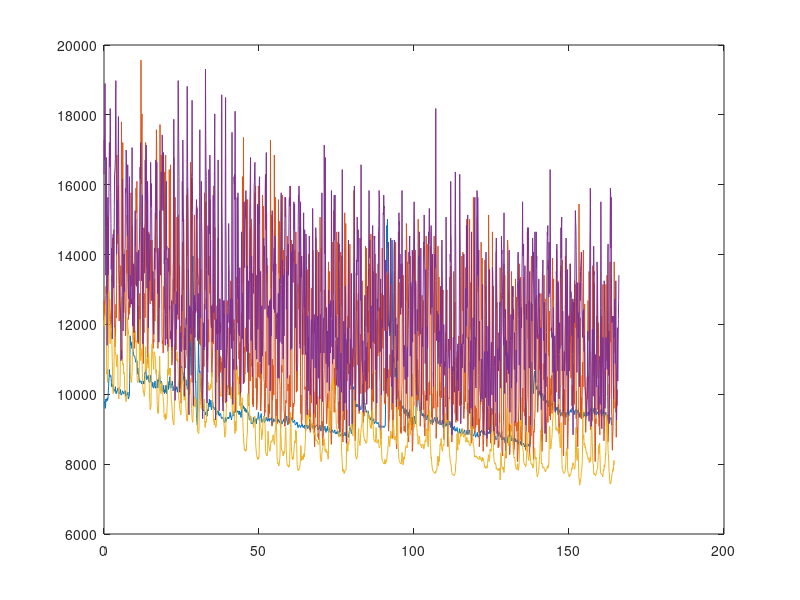

Here is the MATLAB script that generated this plot: (Note: this script raises an error after producing the figure.)
%% Computational Intelligence Project 2016 -
%  Main script file.
%
%  authors: Paolo Sassi - Matteo Rotundo
%
% Clear the workspace and close all the windows.
clearvars;
close all;
% Load the dataset
load('data.mat');

%% We make a preliminary check on the data by drawing some plots.

% At first we plot the different activities by the first sensor on the
% first volunteer.

plot(data{1,1}(:,4),data{1,1}(:,1));
hold on;
plot(data{2,1}(:,4),data{2,1}(:,1));
plot(data{3,1}(:,4),data{3,1}(:,1));
plot(data{4,1}(:,4),data{4,1}(:,1));
hold off;

%% Separate Data (each sensor is considered as an indipendent dataset)
% We divide the data by putting each sensor output for each volunteer in a
% different matrix, and we get rid of the time column.

global sensor;
global timestamps;

sensor = cell(1,3);
timestamps = cell(4,10);

for i=1:4
    for j=1:10
        sensor{1} = [sensor{1} data{i,j}(:,1)];
        sensor{2} = [sensor{2} data{i,j}(:,2)];
        sensor{3} = [sensor{3} data{i,j}(:,3)];
        timestamps{i,j} = [timestamps{i,j} data{i,j}(:,4)];
    end;
end;

% The data has been stored ordering first the volunteer and then the
% activity.

%% Features extraction
% Variance

feat_variance = cell(1,3);

for i=1:3
    for j=1:40
        feat_variance{i} = [feat_variance{i} var(sensor{i}(:,j))];
    end;
end;


%% Build the target vectors for the sensors.
% The target vectors will be the same for all sensors. We have 4 possible
% activites, so each target vector will be a four elements vector in which
% just the element corresponding to the activity will be 1.
% The activity are ordered as:
% 1 - supine position;
% 2 - walking;
% 3 - dorsiflexion standing;
% 4 - stairs climbing.

global pat_targets;

pat_targets_old = [ones(1,10) zeros(1,10) zeros(1,10) zeros(1,10);
               zeros(1,10) ones(1,10) zeros(1,10) zeros(1,10);
               zeros(1,10) zeros(1,10) ones(1,10) zeros(1,10);
               zeros(1,10) zeros(1,10) zeros(1,10) ones(1,10)];
           
pat_targets = [ones(1,10) zeros(1,10) zeros(1,10) zeros(1,10);
               zeros(1,10) ones(1,10) zeros(1,10) zeros(1,10);
               zeros(1,10) zeros(1,10) ones(1,10) zeros(1,10);
               zeros(1,10) zeros(1,10) zeros(1,10) ones(1,10)];

           
%% We select 4 clusters from the dataset and we use them as features.

[idx, clust_c] = kmeans(sensor1', 4);
%% Setup the GA for the features selection
% For the moment we consider just the sensor1 dataset. For this first try
% we consider the sensor output on a specific volunteer as a feature, so we
% want to find the best sensor outputs by selecting one for each possible
% activity. In other words, we will obtain the four indicies which
% represents the columns in the sensor dataset.

global pat_net;

pat_net = patternnet(10);
pat_net.divideParam.trainRatio = 70/100;
pat_net.divideParam.valRatio = 15/100;
pat_net.divideParam.testRatio = 15/100;

fitnessFcn = @pattern_fitness;
nvar = 98;

options = gaoptimset;
options = gaoptimset(options,'TolFun', 1e-8, 'Generations', 300, ...
    'PlotFcns', @gaplotbestf);

[x, fval] = ga(fitnessFcn, nvar, [], [], [], [], [1; 1; 1; 1], ...
    [2000; 2000; 2000; 2000], [], [1 2 3 4], options);
